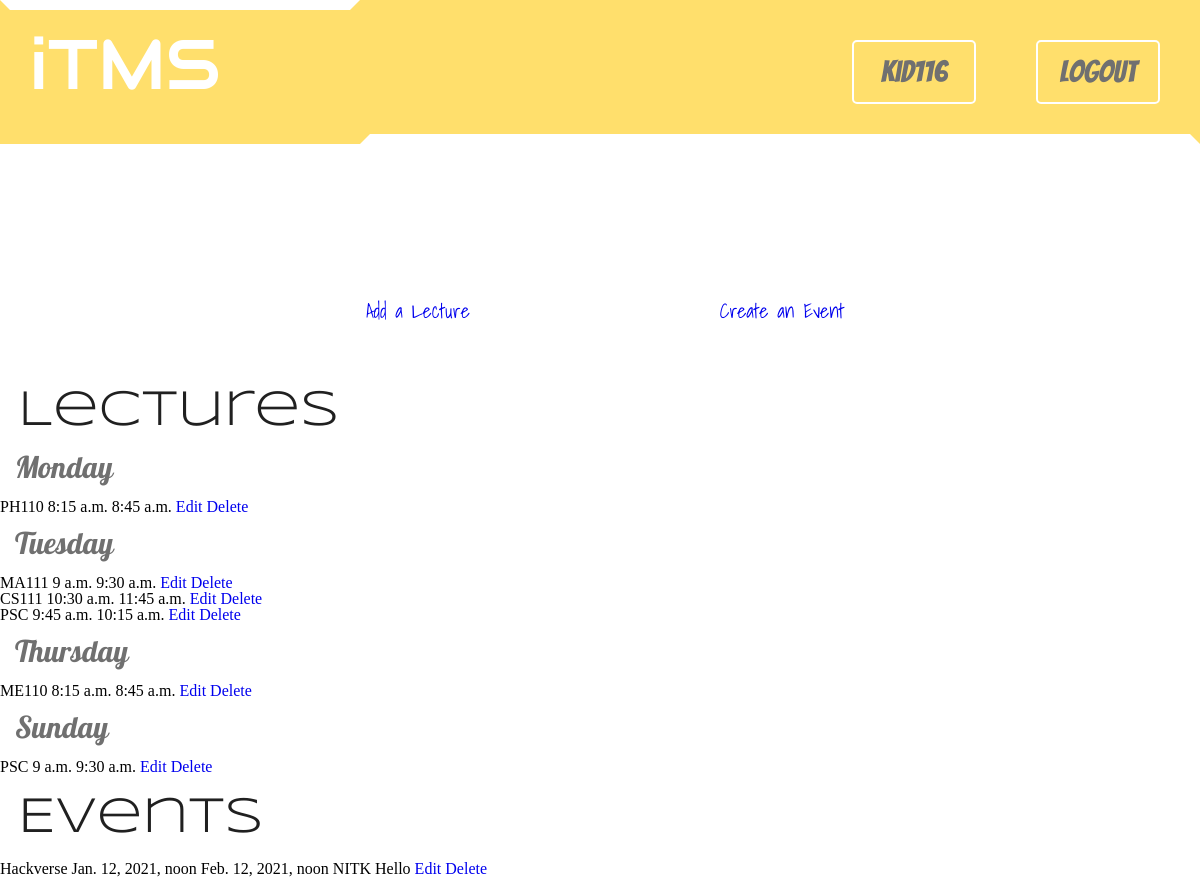
Before: /sections/home/ (signed in) with the older database file.
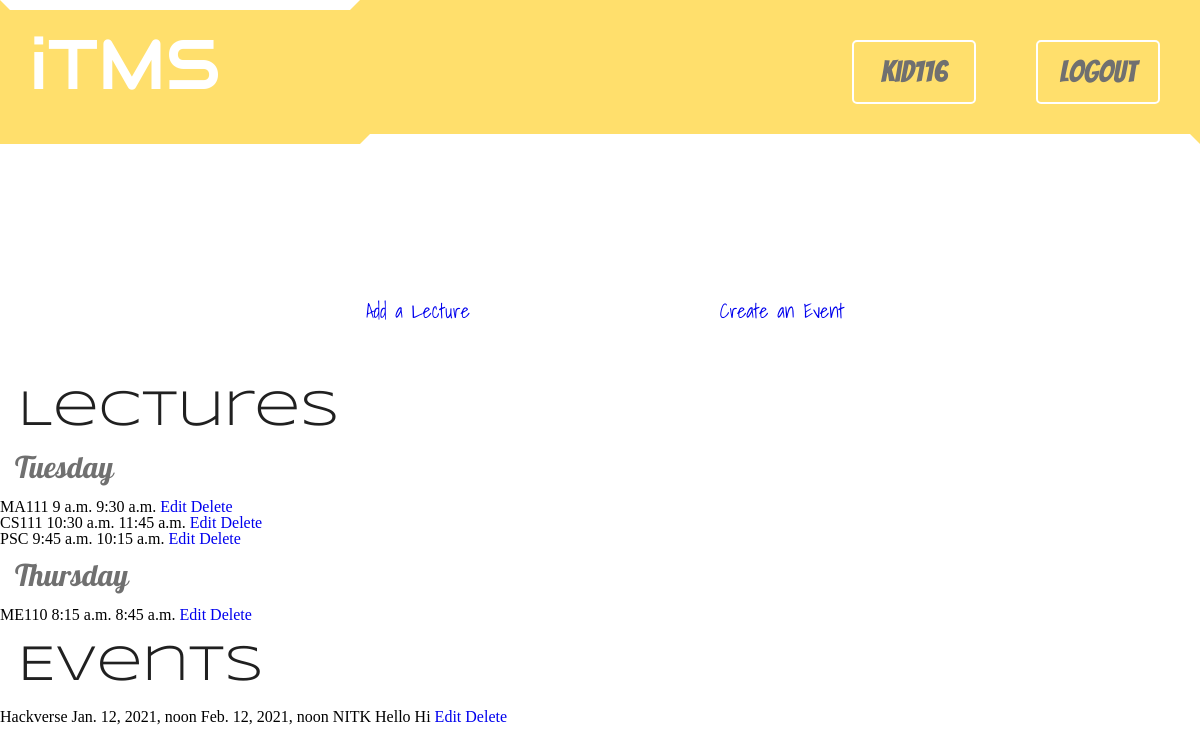
After: the same page with the newer database file.
### lectures/models.py (models this page shows)
class Lecture(models.Model):
    id = models.AutoField(primary_key=True)
    subject = models.CharField(max_length=30, blank=False, null=False)
    starts_at = models.TimeField(blank=False, null=False)
    ends_at = models.TimeField(blank=False, null=False)
    day = models.CharField(max_length=10, choices=Days.choices)
    section = models.ForeignKey(Section, blank=False, null=False, on_delete=models.CASCADE, related_name='lectures')

### events/models.py (models this page shows)
class Event(models.Model):
    id = models.AutoField(primary_key=True)
    name = models.CharField(max_length=30, blank=False, null=False)
    starts_at = models.DateTimeField(blank=False, null=False)
    ends_at = models.DateTimeField(blank=False, null=False)
    venue = models.CharField(max_length=100, blank=False, null=False)
    desc = models.TextField(max_length=300, verbose_name="Description", blank=False, null=False)
    section = models.ForeignKey(Section, blank=False, null=True, on_delete=models.CASCADE, related_name='events')

### sections/views.py (the view)
# urls.py: url('home/', views.home, name='home_path'),
@login_required(login_url='accounts:login_path')
def home(request):
    section = request.user.section
    lectures = None
    events = None
    if section:
        events = section.events.order_by('starts_at')
        order = ['Monday', 'Tuesday', 'Wednesday', 'Thursday', 'Friday', 'Saturday', 'Sunday']
        qs = Lecture.objects.filter(section=section)
        lectures = sorted(qs, key=lambda l: order.index(l.day))
    return render(request, 'sections/home.html', {
        'section': section,
        'lectures': lectures,
        'events': events,
    })

### sections/templates/sections/home.html (shortened to what this page needs)
{% extends 'base_layout.html' %}
{% block body %}
    <h1>Routine</h1>
    {% if not section %}
        <h5>Section not found!</h5>
        <P>Sorry, you haven't been added to any of the sections yet. Please wait for some time or cantact the system admin.</P>
    {% else %}
        {% if request.user.is_cr %}
        <nav>
            <ul>
                <li><a href="{% url 'lectures:create_path' %}">Add a Lecture</a></li>
                <li><a href="{% url 'events:create_path' %}">Create an Event</a></li>
            </ul>
        </nav>
        {% endif %}
        {% if lectures %}
            <h2>Lectures</h2>
            {% firstof "NULL" as day %}
            {% for lecture in lectures %}
                {% if day != lecture.day %}
                    {% firstof lecture.day as day %}
                    <h3>{{ day }}</h3>
                {% endif %}
                {{ lecture.subject }}
                {{ lecture.starts_at }}
                {{ lecture.ends_at }}
                {% if request.user.is_cr %}
                    <a href="{% url 'lectures:edit_path' id_l=lecture.id %}">Edit</a>
                    <a href="{% url 'lectures:delete_path' id_l=lecture.id %}">Delete</a>
                {% endif %}
                <br>
            {% endfor %}
        {% endif %}
        {% if events %}
            <h2>Events</h2>
            {% for event in events %}
                {{ event.name }}
                {{ event.starts_at }}
                {{ event.ends_at }}
                {{ event.venue }}
                {{ event.desc }}
                {% if request.user.is_cr %}
                    <a href="{% url 'events:edit_path' id_e=event.id %}">Edit</a>
                    <a href="{% url 'events:delete_path' id_e=event.id %}">Delete</a>
                {% endif %}
                <br>
            {% endfor %}
        {% endif %}
    {% endif %}
{% endblock %}

Changed rows visible on the page:
removed Lecture: day "Monday", subject "PH110", starts_at "8:15 a.m.", ends_at "8:45 a.m."
removed Lecture: day "Sunday", subject "PSC", starts_at "9 a.m.", ends_at "9:30 a.m."
changed Event "Hackverse": desc "Hello" → "Hello Hi"
